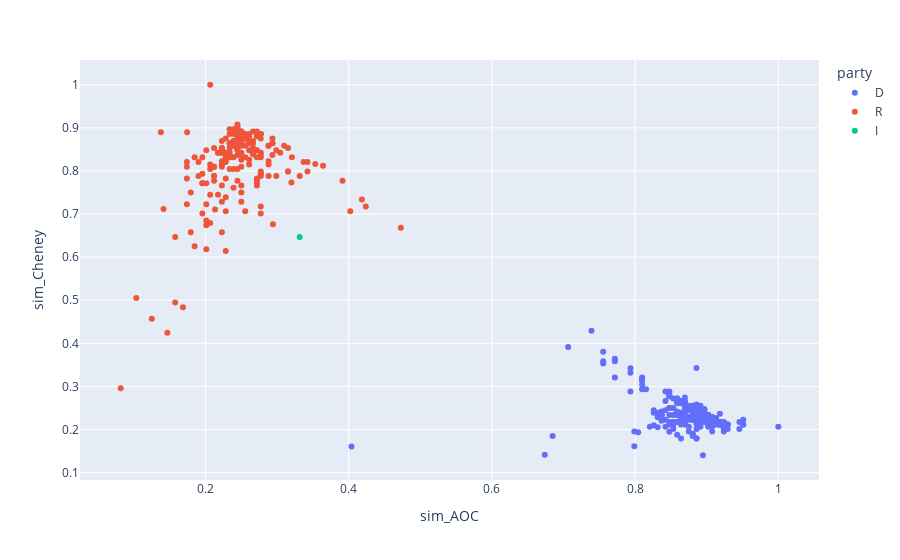

Here is the notebook cell this chart was saved with:
### Code cell
import pandas as pd
from bokeh.plotting import figure, output_file, show

AOC = 'Ocasio-Cortez'
other = 'Cheney'

data = []
for id, party in people_party.items():
    sim, total = similarity(AOC, id)
    sim_other, total_other = similarity(other, id)
    if total < 20 or total_other < 20:
        continue
    data.append({
        'sim_AOC': sim,
        'sim_Cheney': sim_other,
        'name': id,
        'party': party,
    })
df = pd.DataFrame(data)
import plotly.express as px
# fig = px.scatter_3d(df, x=df.similarité_ruffin, y=df.similarité_bergé, z=df.similarité_abad, color=partis, hover_name='nom')
fig = px.scatter(df, x=df.sim_AOC, y=df.sim_Cheney, color=df.party, hover_name=df.name)
fig.show()
fig.write_html("demo.html")

### Figure 1 — Plotly figure (JSON) as saved in the notebook; plotly's stock layout.template omitted (floating-point values rounded to 4 significant figures; data arrays with more than 128 entries replaced by an {"elided": "..."} marker saying what was removed)
{"data": [{"hovertemplate": "<b>%{hovertext}</b><br><br>party=D<br>sim_AOC=%{x}<br>sim_Cheney=%{y}<extra></extra>", "hovertext": {"elided": "233 str values"}, "legendgroup": "D", "marker": {"color": "#636efa", "symbol": "circle"}, "mode": "markers", "name": "D", "orientation": "v", "showlegend": true, "type": "scatter", "x": {"elided": "233 float values"}, "xaxis": "x", "y": {"elided": "233 float values"}, "yaxis": "y"}, {"hovertemplate": "<b>%{hovertext}</b><br><br>party=R<br>sim_AOC=%{x}<br>sim_Cheney=%{y}<extra></extra>", "hovertext": {"elided": "200 str values"}, "legendgroup": "R", "marker": {"color": "#EF553B", "symbol": "circle"}, "mode": "markers", "name": "R", "orientation": "v", "showlegend": true, "type": "scatter", "x": {"elided": "200 float values"}, "xaxis": "x", "y": {"elided": "200 float values"}, "yaxis": "y"}, {"hovertemplate": "<b>%{hovertext}</b><br><br>party=I<br>sim_AOC=%{x}<br>sim_Cheney=%{y}<extra></extra>", "hovertext": ["Amash"], "legendgroup": "I", "marker": {"color": "#00cc96", "symbol": "circle"}, "mode": "markers", "name": "I", "orientation": "v", "showlegend": true, "type": "scatter", "x": [0.3315], "xaxis": "x", "y": [0.6467], "yaxis": "y"}], "layout": {"legend": {"title": {"text": "party"}, "tracegroupgap": 0}, "margin": {"t": 60}, "xaxis": {"anchor": "y", "domain": [0, 1], "title": {"text": "sim_AOC"}}, "yaxis": {"anchor": "x", "domain": [0, 1], "title": {"text": "sim_Cheney"}}}}
